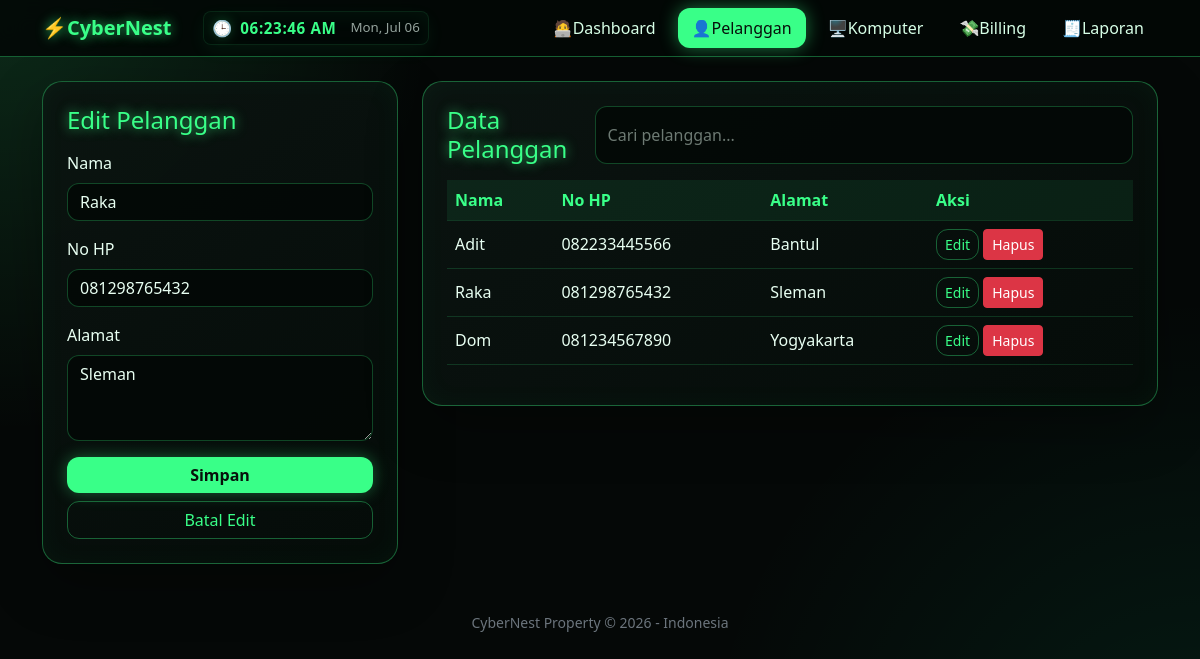
Screenshot of /index.php?page=pelanggan&edit=2 with the database file from the repository.
### tables this page shows
CREATE TABLE IF NOT EXISTS pelanggan (
    id_pelanggan INT AUTO_INCREMENT PRIMARY KEY,
    nama VARCHAR(100) NOT NULL,
    no_hp VARCHAR(20),
    alamat TEXT,
    created_at TIMESTAMP DEFAULT CURRENT_TIMESTAMP
);

### index.php (called while the page is built, shortened)
<?php
$page = $_GET['page'] ?? 'dashboard';
require_once __DIR__ . '/includes/header.php';
require_once __DIR__ . '/pages/' . $page . '.php';
require_once __DIR__ . '/includes/footer.php';
?>

### includes/functions.php (called while the page is built, shortened)
<?php
function e($value) {
    return htmlspecialchars((string)$value, ENT_QUOTES, 'UTF-8');
}
?>

### pages/pelanggan.php (the view, shortened to what this page needs)
<?php
$edit = null;
if (isset($_GET['edit'])) {
    $stmt = $pdo->prepare('SELECT * FROM pelanggan WHERE id_pelanggan=?');
    $stmt->execute([$_GET['edit']]);
    $edit = $stmt->fetch(PDO::FETCH_ASSOC);
}
$pelanggan = $pdo->query('SELECT * FROM pelanggan ORDER BY id_pelanggan DESC')->fetchAll(PDO::FETCH_ASSOC);
?>
<div class="row g-4">
    <div class="col-lg-4">
        <div class="cyber-card p-4">
            <h4 class="neon-text mb-3"><?= $edit ? 'Edit Pelanggan' : 'Tambah Pelanggan' ?></h4>
            <form method="post">
                <div class="mb-3">
                    <label class="form-label">Nama</label>
                    <input type="text" name="nama" class="form-control" required value="<?= e($edit['nama'] ?? '') ?>">
                </div>
                <div class="mb-3">
                    <label class="form-label">No HP</label>
                    <input type="text" name="no_hp" class="form-control" value="<?= e($edit['no_hp'] ?? '') ?>">
                </div>
                <div class="mb-3">
                    <label class="form-label">Alamat</label>
                    <textarea name="alamat" class="form-control" rows="3"><?= e($edit['alamat'] ?? '') ?></textarea>
                </div>
                <button class="btn btn-neon w-100" type="submit">Simpan</button>
                <?php if ($edit): ?><a class="btn btn-outline-neon w-100 mt-2" href="index.php?page=pelanggan">Batal Edit</a><?php endif; ?>
            </form>
        </div>
    </div>
    <div class="col-lg-8">
        <div class="cyber-card p-4">
            <div class="d-flex flex-column flex-md-row justify-content-between gap-2 mb-3">
                <h4 class="neon-text mb-0">Data Pelanggan</h4>
                <input id="searchTable" class="form-control w-md-50" placeholder="Cari pelanggan...">
            </div>
            <div class="table-responsive">
                <table class="table align-middle">
                    <thead><tr><th>Nama</th><th>No HP</th><th>Alamat</th><th>Aksi</th></tr></thead>
                    <tbody>
                    <?php foreach ($pelanggan as $row): ?>
                        <tr>
                            <td><?= e($row['nama']) ?></td>
                            <td><?= e($row['no_hp']) ?></td>
                            <td><?= e($row['alamat']) ?></td>
                            <td class="text-nowrap">
                                <a class="btn btn-sm btn-outline-neon" href="index.php?page=pelanggan&edit=<?= e($row['id_pelanggan']) ?>">Edit</a>
                                <form method="post" class="d-inline" onsubmit="return confirm('Hapus pelanggan ini?')">
                                    <button class="btn btn-sm btn-danger" type="submit">Hapus</button>
                                </form>
                            </td>
                        </tr>
                    <?php endforeach; ?>
                    </tbody>
                </table>
            </div>
        </div>
    </div>
</div>

### assets/css/style.css (style rules this page uses)
:root { --bg-main: #050807; --bg-card: #0b1411; --green: #39ff88; --green-soft: rgba(57, 255, 136, .16); --green-border: rgba(57, 255, 136, .35); --text-muted: #94a39c; }
body { min-height: 100vh; background: radial-gradient(circle at top left, rgba(57,255,136,.14), transparent 30%), radial-gradient(circle at bottom right, rgba(0,255,170,.08), transparent 35%), var(--bg-main); color: #e8fff2; font-family: system-ui, -apple-system, BlinkMacSystemFont, "Segoe UI", sans-serif; }
.neon-text { color: var(--green) !important; text-shadow: 0 0 12px rgba(57,255,136,.75); }
.cyber-card { background: linear-gradient(145deg, rgba(11,20,17,.96), rgba(5,12,9,.96)); border: 1px solid var(--green-border); border-radius: 20px; box-shadow: 0 20px 55px rgba(0, 0, 0, .32), inset 0 0 28px rgba(57,255,136,.04); }
.btn-neon { background: var(--green); color: #07100b; font-weight: 700; border: none; border-radius: 12px; box-shadow: 0 0 16px rgba(57,255,136,.35); }
.btn-outline-neon { border: 1px solid var(--green-border); color: var(--green); border-radius: 12px; }
.form-control, .form-select { background: rgba(3, 8, 6, .82); color: #e8fff2; border: 1px solid rgba(57,255,136,.25); border-radius: 12px; }
.form-control::placeholder { color: #6d7a73; }
.table { --bs-table-bg: transparent; --bs-table-color: #e8fff2; --bs-table-border-color: rgba(57,255,136,.16); }
.table thead th { color: var(--green); background: rgba(57,255,136,.08); }
a { color: var(--green); }

### rows the page displays
pelanggan: nama "Raka", no_hp "081298765432", alamat "Sleman"
pelanggan: nama "Adit", no_hp "082233445566", alamat "Bantul"
pelanggan: nama "Dom", no_hp "081234567890", alamat "Yogyakarta"
